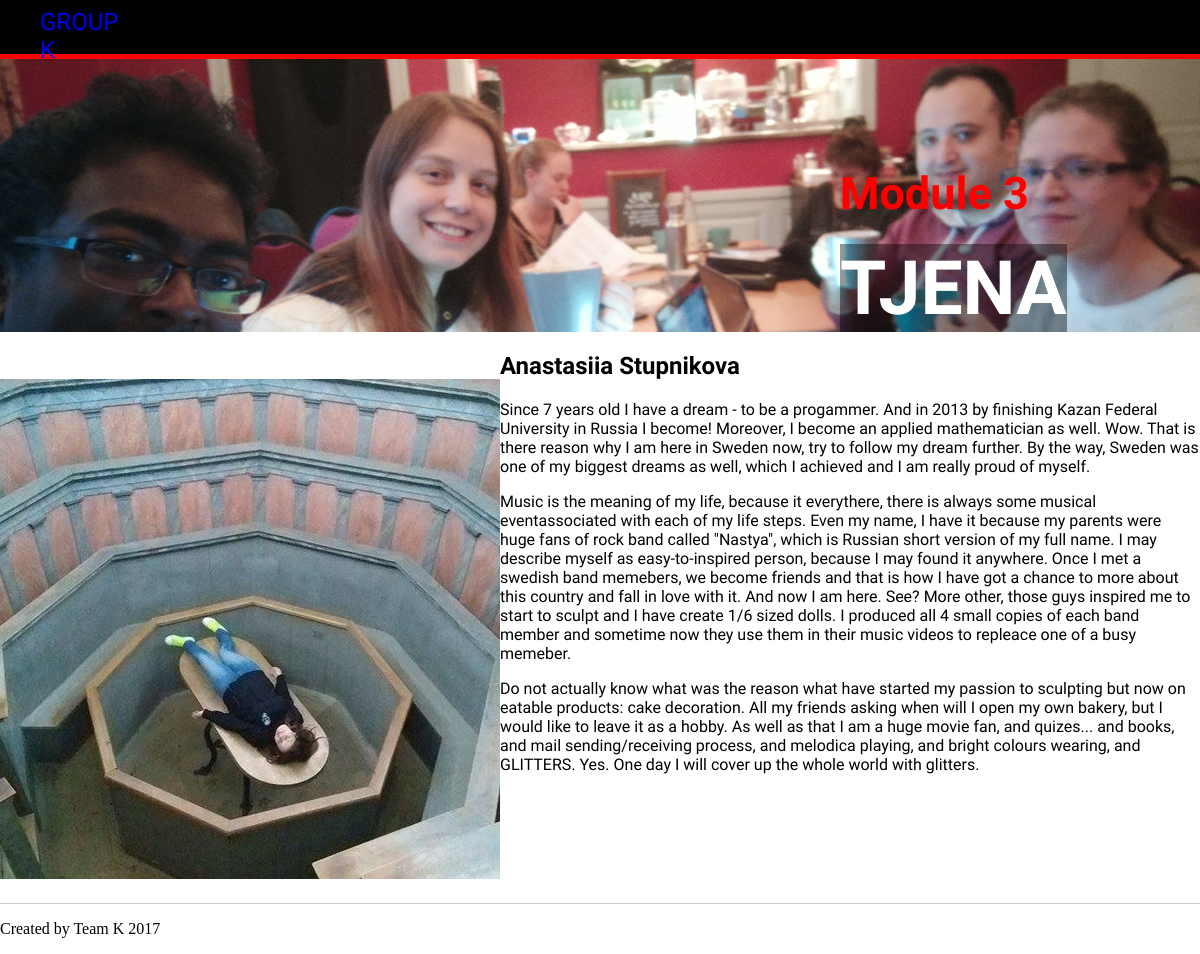
Page /index.php?id=1 on the committed database.
### tables this page shows
CREATE TABLE IF NOT EXISTS `info` (
  `id` int(11) NOT NULL AUTO_INCREMENT,
  `name` varchar(30) NOT NULL,
  `desc` text NOT NULL,
  PRIMARY KEY (`id`)
);

### application/core/view.php (called while the page is built)
<?php
class View
{
	function generate($content_view, $template_view, $data = null)
	{
		include 'application/views/'.$template_view;
	}
}

### application/controllers/controller_about.php (called while the page is built, shortened)
<?php
class Controller_About extends Controller
{
	function __construct()
	{
		$this->model = new Model_About();
		$this->view = new View();
	}
	function action_profile($param)
	{
		$data = $this->model->get_data($param);
		$this->view->generate('about_view.php', 'template_view.php', $data);
	}
}

### application/bootstrap.php (called while the page is built, shortened)
<?php
require_once 'core/view.php';
require_once 'core/route.php';
Route::start();

### index.php (called while the page is built, shortened)
<?php
require_once 'application/bootstrap.php';

### application/models/model_about.php (called while the page is built)
<?php
class Model_About extends Model
{
	public function get_data($param)
	{
	$dbhost = "localhost";
  $dbuser = "root";
  $dbpassword = "asdrt145";
  $dbname = "advancedproject";
  $link = mysqli_connect($dbhost, $dbuser, $dbpassword, $dbname);
  $result= "SELECT * FROM info";
  $result.=' where id = "'.$param.'" ';
  $res = mysqli_query($link,$result);
  return $res;
	}
}

### application/views/about_view.php (the view, shortened to what this page needs)
<?php
	while($row = mysqli_fetch_array($data))
	{
		echo'<div class="imgg" >';
		echo'<img src="/images/'.$row['id'].'.jpg">';
echo'</div>';
echo'<div id="content2">';
			echo '<h2>'.$row['name'].'</h2>';
			echo '<p>'.$row['desc'].'</p>';
	} ?>
		</div>

### application/core/route.php (shortened to what this page needs)
<?php
class Route
{
	static function start()
	{
		$value = $_GET["id"];
		switch ($value) {
			case '1':
				$action_name = 'profile';
				$param = 1;
				break;
		}
		$action_name = 'action_'.$action_name;
		$controller = new $controller_name;
		$action = $action_name;
		if(method_exists($controller, $action))
		{
			$controller->$action($param);
		}
		else
		{
			Route::ErrorPage404('2');
		}
	}
}

### application/views/template_view.php (shortened to what this page needs)
<!DOCTYPE html>
<html>
<head>
<link rel="stylesheet" type="text/css" href="/css/styles.css" />
</head>
<body>
<header>
	<nav>
		<a href="/"><h1>GROUP K</h1></a>
	</nav>
</header>
<div class="divider"></div>
<div class="image1">
	<h1 class="homea">Module 3</h1>
<h2 class="homeb">TJENA</h2>
</div>
	<?php include 'application/views/'.$content_view; ?>
<div id="footer">
		</div>
		<p>
				Created by Team K  2017
			</p>
</body>
</html>

### css/styles.css (style rules this page uses)
body { margin: 0; }
header { background: black; color:white; padding: 8px 0px 6px 40px; height: 40px; }
header h1 { display: inline; font-family: 'Oswald', sans-serif; font-weight: 400; font-size: 32; float: left; margin-top: 0px; margin-right: 1100px; }
.divider { background-color: red; height: 5px; }
.image1 { background-image: url(/images/22.jpg); background-repeat: no-repeat; background-size: cover; }
.homea { font-family: 'Raleway', sans-serif; margin: 0; padding: 9% 5% 0% 70%; font-size: 45px; color: red; }
.homeb { font-family: 'Raleway', sans-serif; margin: 2% 0% 0% 70%; font-size: 75px; color: white; background-color: rgb(0, 0, 0, 0.4); display: inline-block; }
#content2 { font-family: 'Oswald', sans-serif; margin-left: 40%; }
#footer { margin-top: 20px; border-bottom: 1px #ccc solid; margin-bottom: 5px; }
.imgg { padding: 47px 0 0 0; text-align: right; float:left; }

### rows in the picture
info: name "Anastasiia Stupnikova", desc "Since 7 years old I have a dream - to be a progammer. And in 2013 by finishing Kazan Federal University in Russia I become! Moreover, I become an applied mathematician as well. Wow. That is there reason why I am here in Sweden now, try to follow my dream further. By the way, Sweden was one of my biggest dreams as well, which I achieved and I am really proud of myself. Music is the meaning of my life, because it everythere, there is always some musical eventassociated with each of my life steps. Even my name, I have it because my parents were huge fans of rock band called \"Nastya\", which is Russian short version of my full name. I may describe myself as easy-to-inspired person, because I may…"
